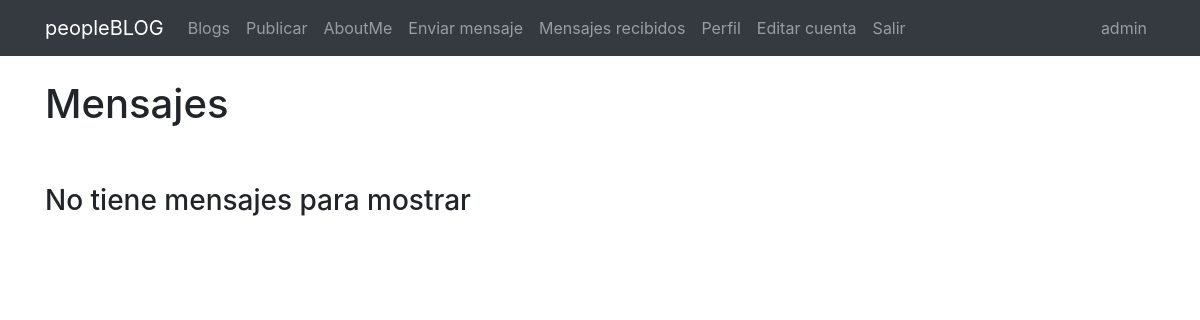
The page /registro/buscarmensaje/ (signed in) on the database as committed earlier.
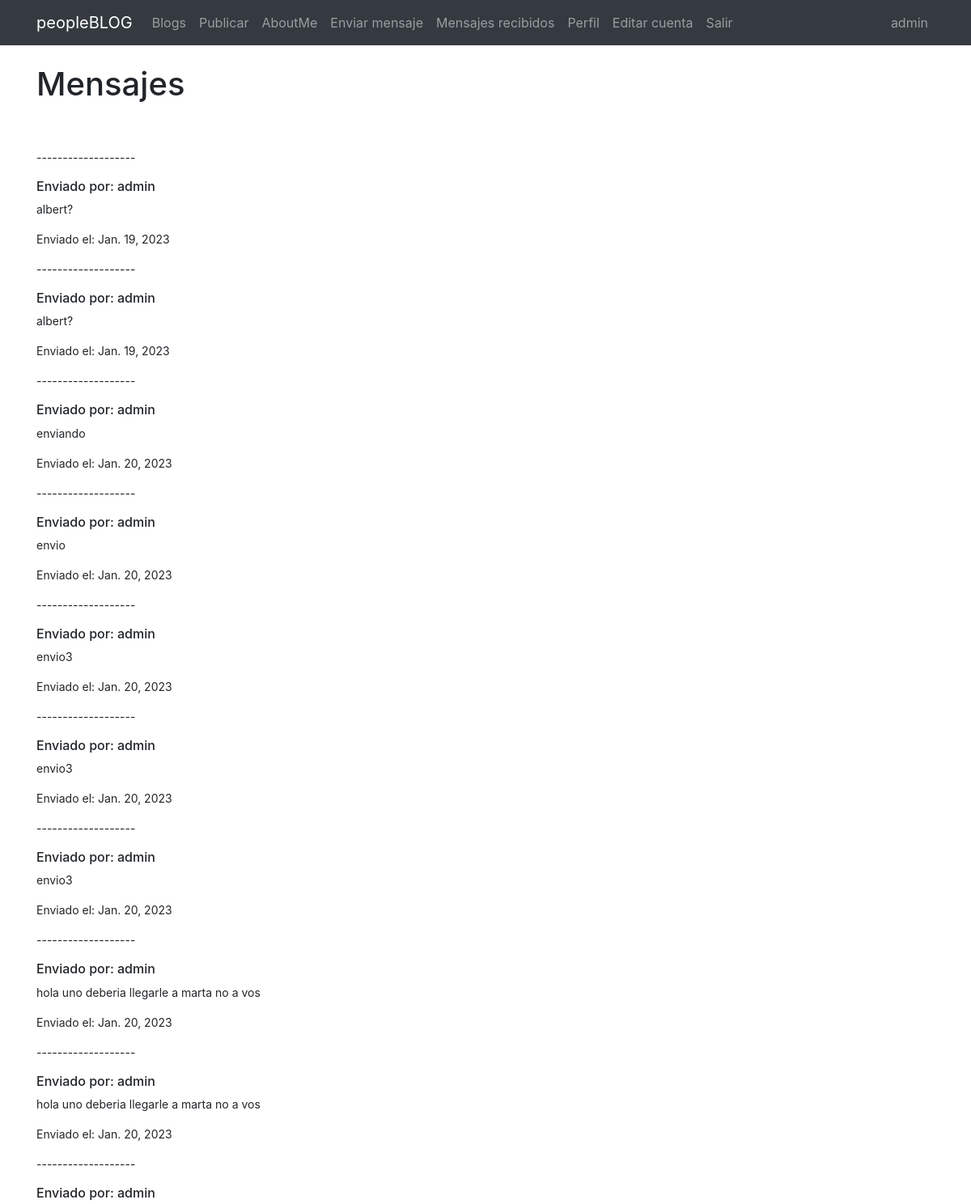
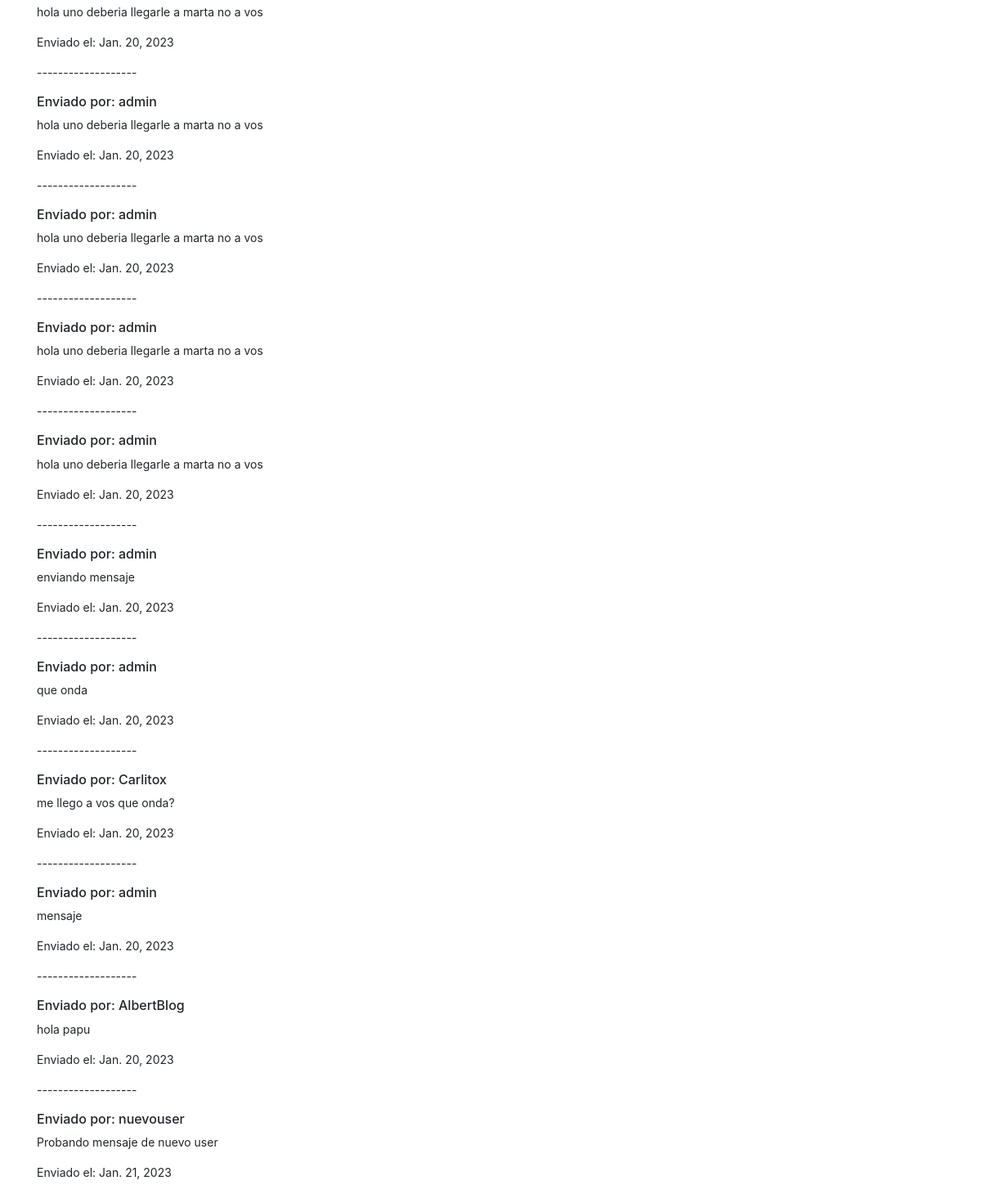
The same page on the database as committed later (2 pictures, top to bottom).
### Registro/models.py (models this page shows, shortened)
class Mensaje(models.Model):
    emisor=models.ForeignKey(User, related_name= "emisor", on_delete=models.CASCADE)
    receptor=models.ForeignKey(User, related_name= "receptor", on_delete=models.CASCADE)
    cuerpo=models.TextField(max_length=250, blank=True, null=True)
    enviado=models.DateField(auto_now_add=True)

### Registro/views.py (the view)
# urls.py: path("buscarmensaje/", buscarmensaje, name="buscarmensaje"),
@login_required
def buscarmensaje(request):
    receptor= request.user
    if receptor != "":
        mensajes=Mensaje.objects.filter(receptor=receptor)
        return render(request, "mensajes_recibidos.html", {"mensajes":mensajes})

### Templates/mensajes_recibidos.html (shortened to what this page needs)
{% extends "padre.html" %}
{% load static %}
{% block content %}
<h1>Mensajes</h1>
<br>
<br>
{% if mensajes %}
<small>
    {% for mensaje in mensajes %}
    <p>-------------------</p>
    <h6>Enviado por: {{mensaje.emisor}}</h6>
    <p>{{mensaje.cuerpo}}</p>
    <p>Enviado el: {{mensaje.enviado}}</p>
    {% endfor %}
</small>
{% else %}
<h3>No tiene mensajes para mostrar</h3>
{% endif %}
{% endblock %}

### Templates/padre.html (shortened to what this page needs)
<!doctype html>
<html lang="en">
  <head>
    <link rel="stylesheet" href="https://cdn.jsdelivr.net/npm/bootstrap@4.6.2/dist/css/bootstrap.min.css">
  </head>
  <body>
    <nav class="navbar navbar-expand-lg navbar-dark bg-dark">
        <div class="container">
            <a class="navbar-brand" href="{% url 'inicio' %}">peopleBLOG</a>
        <div class="collapse navbar-collapse" id="navbarNavAltMarkup">
            <div class="navbar-nav">
                <a class="nav-link" href="{% url 'leerpaginas' %}">Blogs</a>
                {% if user.is_authenticated %}
                <a class="nav-link" href="{% url 'nuevopost' %}">Publicar</a>
                <a class="nav-link" href="{% url 'sobremi' %}">AboutMe</a>
                <a class="nav-link" href="{% url 'enviarmensaje' %}">Enviar mensaje</a>
                <a class="nav-link" href="{% url 'buscarmensaje' %}">Mensajes recibidos</a>
                <a class="nav-link" href="{% url 'profile' user.id %}">Perfil</a>
                <a class="nav-link" href="{% url 'editarcuenta'%}">Editar cuenta</a>
                <a class="nav-link" href="{% url 'logout' %}">Salir</a>
                {% else %}
                <a class="nav-link" href="{% url 'login' %}">Ingresar</a>
                <a class="nav-link" href="{% url 'registro' %}">Registrarse</a>
                {% endif %}
        </div>
        <ul class="navbar-nav ml-auto">
          <li class="nav-link" href="#">
            {{ user.username }}
          </li>
        </ul>
    </nav>
<br/>
<div class="container">
        {% block content %}
        {% endblock %}
</div>
  </body>
  </html>

Rows that differ between the two databases and show on the page:
added Mensaje: emisor "admin", cuerpo "albert?", enviado "Jan. 19, 2023"
added Mensaje: emisor "admin", cuerpo "albert?", enviado "Jan. 19, 2023"
added Mensaje: emisor "admin", cuerpo "enviando", enviado "Jan. 20, 2023"
added Mensaje: emisor "admin", cuerpo "envio", enviado "Jan. 20, 2023"
added Mensaje: emisor "admin", cuerpo "envio3", enviado "Jan. 20, 2023"
added Mensaje: emisor "admin", cuerpo "envio3", enviado "Jan. 20, 2023"
added Mensaje: emisor "admin", cuerpo "envio3", enviado "Jan. 20, 2023"
added Mensaje: emisor "admin", cuerpo "hola uno deberia llegarle a marta no a vos", enviado "Jan. 20, 2023"
added Mensaje: emisor "admin", cuerpo "hola uno deberia llegarle a marta no a vos", enviado "Jan. 20, 2023"
added Mensaje: emisor "admin", cuerpo "hola uno deberia llegarle a marta no a vos", enviado "Jan. 20, 2023"
added Mensaje: emisor "admin", cuerpo "hola uno deberia llegarle a marta no a vos", enviado "Jan. 20, 2023"
added Mensaje: emisor "admin", cuerpo "hola uno deberia llegarle a marta no a vos", enviado "Jan. 20, 2023"
added Mensaje: emisor "admin", cuerpo "hola uno deberia llegarle a marta no a vos", enviado "Jan. 20, 2023"
added Mensaje: emisor "admin", cuerpo "hola uno deberia llegarle a marta no a vos", enviado "Jan. 20, 2023"
added Mensaje: emisor "admin", cuerpo "enviando mensaje", enviado "Jan. 20, 2023"
added Mensaje: emisor "admin", cuerpo "que onda", enviado "Jan. 20, 2023"
added Mensaje: emisor "Carlitox", cuerpo "me llego a vos que onda?", enviado "Jan. 20, 2023"
added Mensaje: emisor "admin", cuerpo "mensaje", enviado "Jan. 20, 2023"
added Mensaje: emisor "AlbertBlog", cuerpo "hola papu", enviado "Jan. 20, 2023"
added Mensaje: emisor "nuevouser", cuerpo "Probando mensaje de nuevo user", enviado "Jan. 21, 2023"
Other text that changed with them:
text no longer shown: "No tiene mensajes para mostrar"
